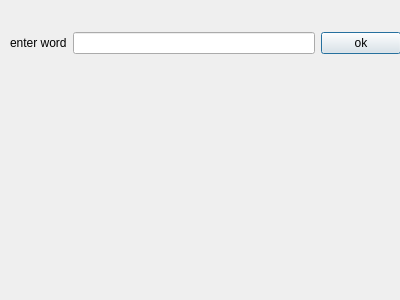
<?xml version="1.0" encoding="UTF-8"?>
<ui version="4.0">
 <class>count_times</class>
 <widget class="QDialog" name="count_times">
  <property name="geometry">
   <rect>
    <x>0</x>
    <y>0</y>
    <width>400</width>
    <height>300</height>
   </rect>
  </property>
  <property name="windowTitle">
   <string>Dialog</string>
  </property>
  <widget class="QLabel" name="label_2">
   <property name="geometry">
    <rect>
     <x>10</x>
     <y>80</y>
     <width>381</width>
     <height>16</height>
    </rect>
   </property>
   <property name="text">
    <string/>
   </property>
  </widget>
  <widget class="QWidget" name="">
   <property name="geometry">
    <rect>
     <x>10</x>
     <y>30</y>
     <width>391</width>
     <height>26</height>
    </rect>
   </property>
   <layout class="QHBoxLayout" name="horizontalLayout">
    <item>
     <widget class="QLabel" name="label">
      <property name="text">
       <string>enter word</string>
      </property>
     </widget>
    </item>
    <item>
     <widget class="QLineEdit" name="lineEdit"/>
    </item>
    <item>
     <widget class="QPushButton" name="pushButton">
      <property name="text">
       <string>ok</string>
      </property>
     </widget>
    </item>
   </layout>
  </widget>
 </widget>
 <resources/>
 <connections/>
</ui>
